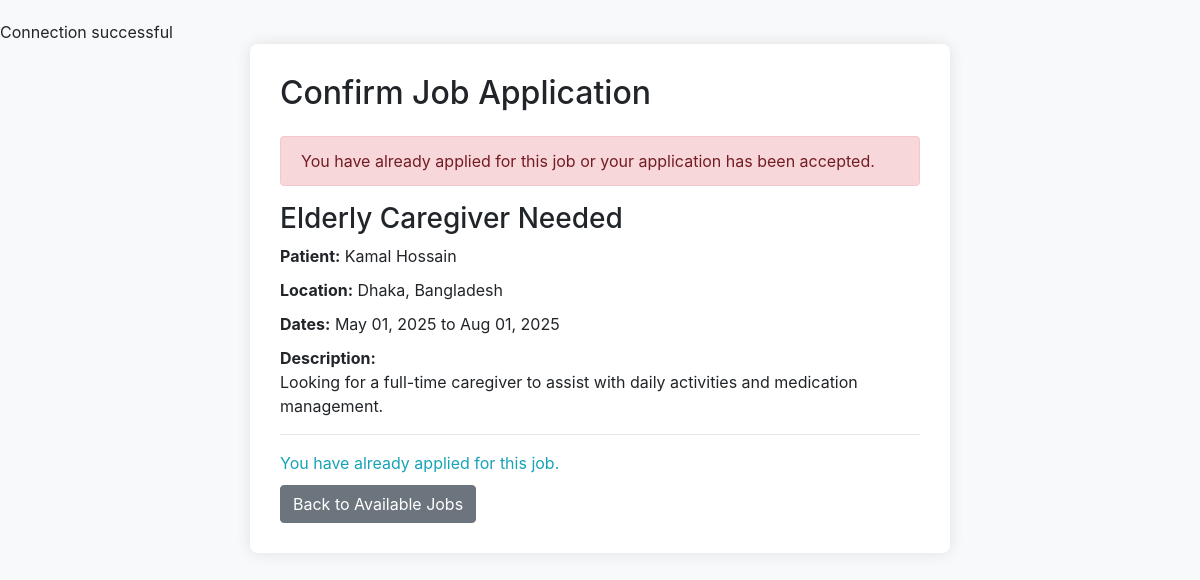
The page /attendant/job_applications.php?id=1 (signed in) on the database its author committed.
### tables this page shows
CREATE TABLE `job_posting` (
  `Job_ID` int(11) NOT NULL,
  `Patient_ID` int(11) DEFAULT NULL,
  `Job_title` varchar(100) DEFAULT NULL,
  `Job_description` text DEFAULT NULL,
  `Location` varchar(100) DEFAULT NULL,
  `Start_date` date DEFAULT NULL,
  `End_date` date DEFAULT NULL,
  `Status` enum('open','closed','in progress') DEFAULT NULL,
  `Created_at` datetime DEFAULT current_timestamp()
);

CREATE TABLE `users` (
  `User_ID` int(11) NOT NULL,
  `Name` varchar(100) DEFAULT NULL,
  `Username` varchar(50) DEFAULT NULL,
  `Birth_date` date DEFAULT NULL,
  `Email` varchar(100) DEFAULT NULL,
  `Password` varchar(255) NOT NULL,
  `Phone` varchar(20) DEFAULT NULL,
  `Verification_status` enum('pending','verified','rejected') DEFAULT 'pending',
  `Role` enum('attendant','patient','admin') DEFAULT NULL
);

### attendant/job_applications.php (the view, shortened to what this page needs)
<?php
$attendant_id = $_SESSION['user_id'];
require_once '../dbconnect.php';
$job = null;
$error_message = null;
$already_applied = false;
if (isset($_GET['id']) && is_numeric($_GET['id'])) {
    $job_id = intval($_GET['id']);
    $sql_job_stmt = $conn->prepare("SELECT jp.*, u.Name as PatientName, u.Phone as PatientPhone
                                  FROM job_posting jp
                                  JOIN users u ON jp.Patient_ID = u.User_ID
                                  WHERE jp.Job_ID = ? AND jp.Status = 'open'");
    if ($sql_job_stmt) {
        $sql_job_stmt->bind_param("i", $job_id);
        $sql_job_stmt->execute();
        $result_job = $sql_job_stmt->get_result();
        if ($result_job && $result_job->num_rows > 0) {
            $job = $result_job->fetch_assoc();
            $sql_check_application_stmt = $conn->prepare("SELECT Application_ID FROM job_application WHERE Job_ID = ? AND Attendant_ID = ? AND (Status = 'pending' OR Status = 'accepted')");
            if($sql_check_application_stmt) {
                $sql_check_application_stmt->bind_param("ii", $job_id, $attendant_id);
                $sql_check_application_stmt->execute();
                $sql_check_application_stmt->store_result();
                if ($sql_check_application_stmt->num_rows > 0) {
                    $already_applied = true;
                    $error_message = "You have already applied for this job or your application has been accepted.";
                }
            } else {
                 error_log("Database error checking existing application in job_application.php: " . $conn->error);
            }
        } else {
            $error_message = "Job not found or is no longer open.";
        }
    } else {
         error_log("Database error preparing job fetch in job_application.php: " . $conn->error);
         $error_message = "Database error fetching job details.";
    }
} else {
    $error_message = "No job ID specified.";
}
?>
<!DOCTYPE html>
<html lang="en">
<head>
    <link rel="stylesheet" href="https://stackpath.bootstrapcdn.com/bootstrap/4.5.2/css/bootstrap.min.css">
    <link rel="stylesheet" href="https://cdnjs.cloudflare.com/ajax/libs/font-awesome/5.15.3/css/all.min.css">
</head>
<body>
    <div class="container">
        <h2 class="mb-4">Confirm Job Application</h2>
        <?php if ($error_message): ?>
            <div class="alert alert-danger"><?php echo htmlspecialchars($error_message); ?></div>
        <?php endif; ?>
        <?php if ($job && !$already_applied):  ?>
            <div class="job-details">
                <h3><?php echo htmlspecialchars($job['Job_title']); ?></h3>
                <p><strong>Patient:</strong> <?php echo htmlspecialchars($job['PatientName']); ?></p>
                <p><strong>Location:</strong> <?php echo htmlspecialchars($job['Location']); ?></p>
                <p><strong>Dates:</strong> <?php echo htmlspecialchars(date('M d, Y', strtotime($job['Start_date']))); ?> to <?php echo htmlspecialchars(date('M d, Y', strtotime($job['End_date']))); ?></p>
                <p><strong>Description:</strong><br><?php echo nl2br(htmlspecialchars($job['Job_description'])); ?></p>
                <hr>
                <p>Review the job details above. Click "Confirm Application" to submit your application to the admin for review.</p>
                <form action="process_application.php" method="post">
                    <input type="hidden" name="job_id" value="<?php echo htmlspecialchars($job['Job_ID']); ?>">
                    <button type="submit" name="submit_application" class="btn btn-primary">Confirm Application</button>
                    <a href="job_details.php" class="btn btn-secondary">Cancel</a>
                </form>
            <?php elseif (!$job && !$error_message):  ?>
                 <div class="alert alert-warning">Could not load job details.</div>
                 <a href="job_details.php" class="btn btn-secondary">Back to Available Jobs</a>
            <?php elseif ($already_applied && $job):  ?>
                 <div class="job-details">
                     <h3><?php echo htmlspecialchars($job['Job_title']); ?></h3>
                     <p><strong>Patient:</strong> <?php echo htmlspecialchars($job['PatientName']); ?></p>
                     <p><strong>Location:</strong> <?php echo htmlspecialchars($job['Location']); ?></p>
                     <p><strong>Dates:</strong> <?php echo htmlspecialchars(date('M d, Y', strtotime($job['Start_date']))); ?> to <?php echo htmlspecialchars(date('M d, Y', strtotime($job['End_date']))); ?></p>
                     <p><strong>Description:</strong><br><?php echo nl2br(htmlspecialchars($job['Job_description'])); ?></p>
                     <hr>
                     <p class="text-info">You have already applied for this job.</p>
                     <a href="job_details.php" class="btn btn-secondary">Back to Available Jobs</a>
                 </div>
            <?php endif; ?>
    </div>
</body>
</html>

### attendant/job_applications.php (style rules this page uses)
body { background-color: #f8f9fa; padding-top: 20px; }
.container { max-width: 700px; background-color: #fff; padding: 30px; border-radius: 8px; box-shadow: 0 0 15px rgba(0, 0, 0, 0.1); }
.job-details p { margin-bottom: 10px; }

### rows shown on the page
job_posting: Job_ID "You have already applied for this job or your application has been accepted.", Job_title "Elderly Caregiver Needed", users.Name "Kamal Hossain", Location "Dhaka, Bangladesh", Start_date "May 01, 2025", End_date "Aug 01, 2025", Job_description "Looking for a full-time caregiver to assist with daily activities and medication management."
